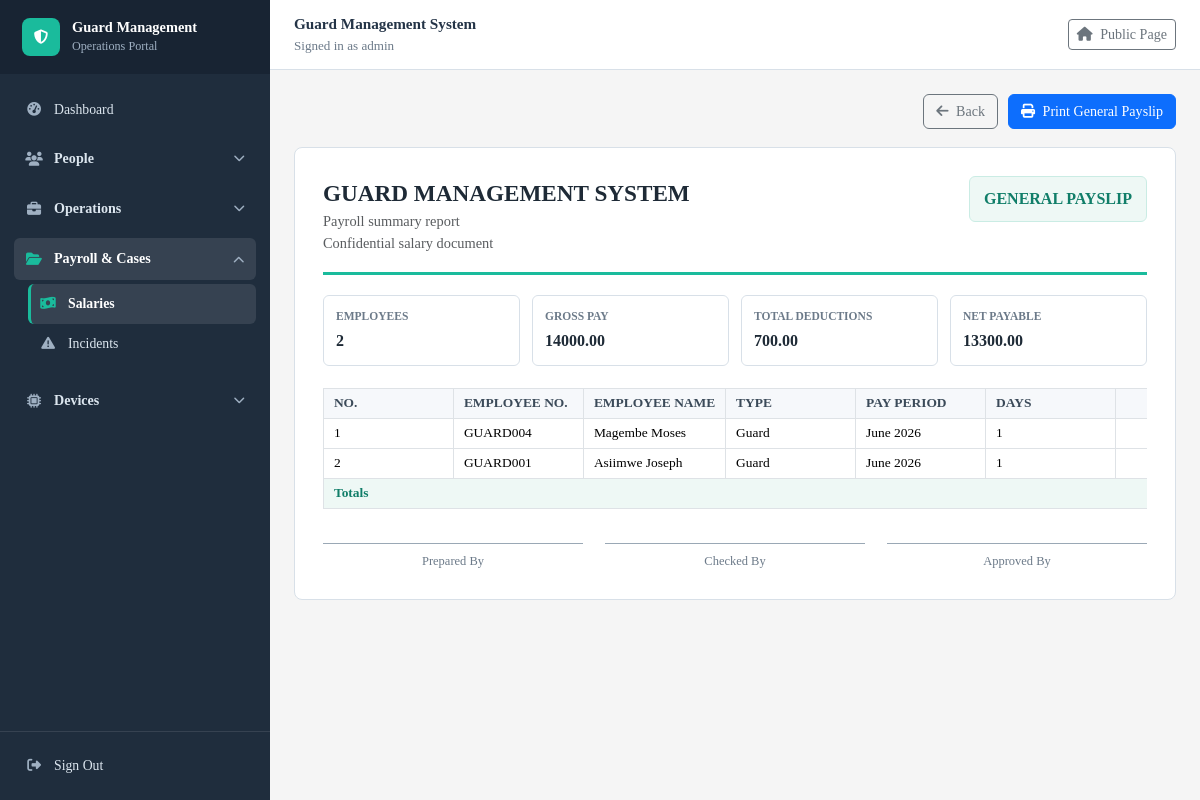
Page /salaries/payslips/ (signed in) on the earlier database version.
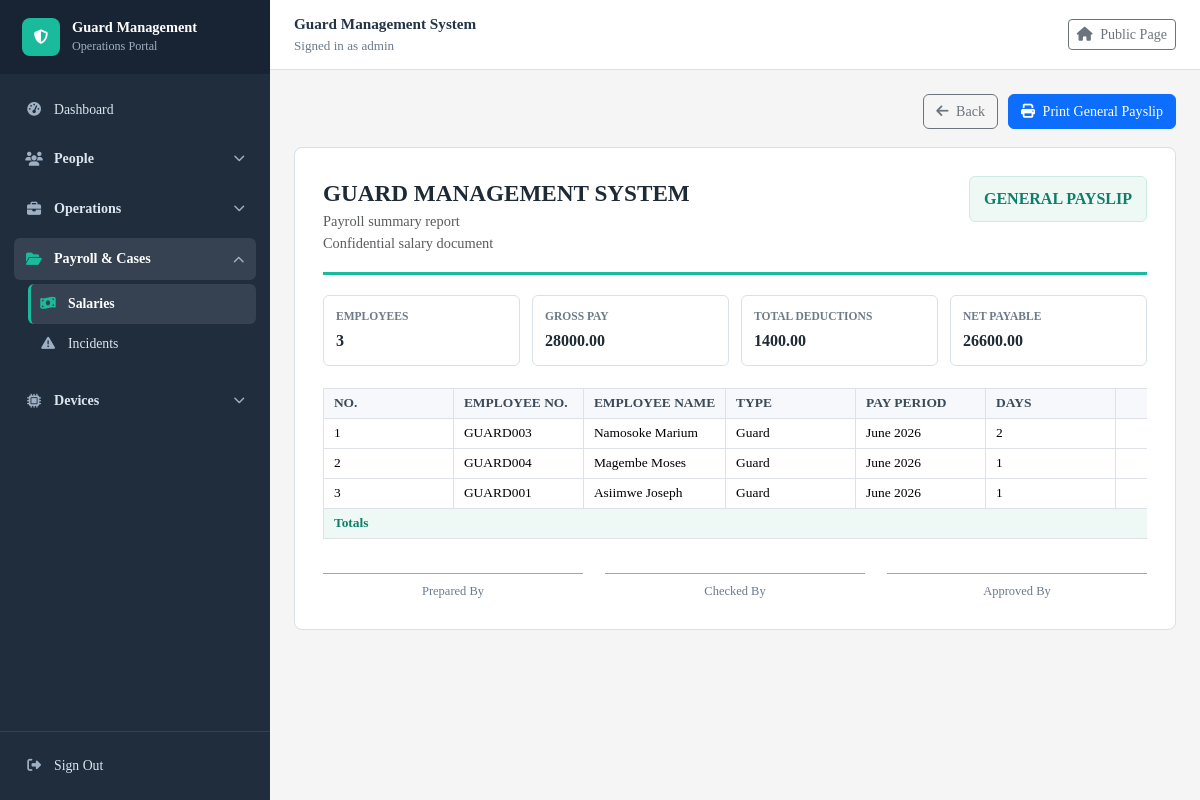
Same page on the later database version.
### guardmanagementsystem/models.py (models this page shows, shortened)
class Guard(models.Model):
    STATUS_CHOICES = [
        ('Active', 'Active'),
        ('Inactive', 'Inactive'),
        ('Suspended', 'Suspended'),
        ('Terminated', 'Terminated'),
        ('Dismissed', 'Dismissed'),
        ('Resigned', 'Resigned'),
    ]
    guard_id = models.AutoField(primary_key=True)
    user = models.OneToOneField(settings.AUTH_USER_MODEL, on_delete=models.SET_NULL, null=True, blank=True, related_name='guard_profile')
    rfid_card = models.OneToOneField(RFIDCard, on_delete=models.SET_NULL, null=True, blank=True, related_name='guard')
    guard_number = models.CharField(max_length=20, unique=True, null=True, blank=True, editable=False)
    full_name = models.CharField(max_length=100)
    date_of_birth = models.DateField()
    phone = models.CharField(max_length=20)
    email = models.EmailField(unique=True)
    address = models.TextField()
    date_of_joining = models.DateField(auto_now= True)
    status = models.CharField(max_length=20, choices=STATUS_CHOICES, default='Active')
    daily_rate = models.DecimalField(max_digits=12, decimal_places=2, default=7000)
    def __str__(self):
        return self.full_name

### guardmanagementsystem/views.py (the view)
# urls.py: path("salaries/payslips/", views.salary_payslip_general, name="salary_payslip_general"),
@login_required
def salary_payslip_general(request):
    salaries = build_recent_attendance_salary_rows()
    payroll_rows = [
        {
            "salary": salary,
            "payroll": build_salary_payroll_context(salary),
        }
        for salary in salaries
    ]
    totals = {
        "basic_pay": money(sum(row["salary"].basic_pay for row in payroll_rows)),
        "allowances": money(sum(row["salary"].allowances for row in payroll_rows)),
        "paye": money(sum(row["payroll"]["paye"] for row in payroll_rows)),
        "nssf_employee": money(sum(row["payroll"]["nssf_employee"] for row in payroll_rows)),
        "lst_deduction": money(sum(row["payroll"]["lst_deduction"] for row in payroll_rows)),
        "manual_deductions": money(sum(row["payroll"]["manual_deductions"] for row in payroll_rows)),
        "total_deductions": money(sum(row["payroll"]["total_deductions"] for row in payroll_rows)),
        "net_payable": money(sum(row["payroll"]["net_payable"] for row in payroll_rows)),
    }
    totals["gross_pay"] = money(totals["basic_pay"] + totals["allowances"])
    return render(request, "guardmanagementsystem/payslip_general.html", {
        "salaries": salaries,
        "payroll_rows": payroll_rows,
        "totals": totals,
        "title": "General Payslip",
    })

### guardmanagementsystem/context_processors.py (called while the page is built)
def role_access(request):
    user = getattr(request, "user", None)
    if not user:
        return {}
    return {
        "nav_permissions": nav_permissions(user),
        "user_roles": sorted(user_role_names(user)),
    }

### guardmanagementsystem/role_access.py (called while the page is built)
def user_role_names(user):
    if not user.is_authenticated:
        return set()
    if user.is_superuser:
        return {"Admin"}
    return set(user.groups.values_list("name", flat=True))

def user_is_admin(user):
    return user.is_authenticated and (
        user.is_superuser or user.groups.filter(name="Admin").exists()
    )

def user_can_access(user, url_name):
    if not url_name or url_name in PUBLIC_URL_NAMES:
        return True
    if not user.is_authenticated:
        return True
    if user_is_admin(user):
        return True
    roles = user_role_names(user)
    if any(url_name in ROLE_URLS.get(role, set()) for role in roles):
        return True
    return False

def nav_permissions(user):
    roles = user_role_names(user)
    if user_is_admin(user):
        roles = {"Admin"}
    return {
        permission: bool(roles & allowed_roles)
        for permission, allowed_roles in ROLE_PERMISSIONS.items()
    }

### guardmanagementsystem/templates/guardmanagementsystem/payslip_general.html (shortened to what this page needs)
{% extends "guardmanagementsystem/base.html" %}
{% block content %}
<div class="payslip-actions">
    <a href="{% url 'salary_list' %}" class="btn btn-outline-secondary">
        <i class="fa fa-arrow-left me-1"></i> Back
    </a>
    <button type="button" class="btn btn-primary" onclick="window.print()">
        <i class="fa fa-print me-1"></i> Print General Payslip
    </button>
</div>
<div class="payroll-report">
    <div class="report-header">
        <div>
            <p class="company-name">Guard Management System</p>
            <div class="text-muted">Payroll summary report</div>
            <div class="text-muted">Confidential salary document</div>
        </div>
        <div class="report-title">General Payslip</div>
    </div>
    <div class="summary-grid">
        <div class="summary-box">
            <span class="summary-label">Employees</span>
            <span class="summary-value">{{ salaries|length }}</span>
        </div>
        <div class="summary-box">
            <span class="summary-label">Gross Pay</span>
            <span class="summary-value">{{ totals.gross_pay|default:"0.00" }}</span>
        </div>
        <div class="summary-box">
            <span class="summary-label">Total Deductions</span>
            <span class="summary-value">{{ totals.total_deductions|default:"0.00" }}</span>
        </div>
        <div class="summary-box">
            <span class="summary-label">Net Payable</span>
            <span class="summary-value">{{ totals.net_payable|default:"0.00" }}</span>
        </div>
    </div>
    <div class="table-responsive">
        <table class="table table-bordered align-middle payroll-table mb-0">
            <thead>
                <tr>
                    <th>No.</th>
                    <th>Employee No.</th>
                    <th>Employee Name</th>
                    <th>Type</th>
                    <th>Pay Period</th>
                    <th>Days</th>
                    <th class="amount">Daily Rate</th>
                </tr>
            </thead>
            <tbody>
                {% for row in payroll_rows %}
                    {% with salary=row.salary payroll=row.payroll %}
                    <tr>
                        <td>{{ forloop.counter }}</td>
                        <td>{{ salary.employee_number }}</td>
                        <td>{{ salary.employee }}</td>
                        <td>{{ salary.employee_type }}</td>
                        <td>{{ salary.month }} {{ salary.year }}</td>
                        <td>{{ salary.attendance_days }}</td>
                        <td class="amount">{{ salary.daily_rate }}</td>
                    </tr>
                    {% endwith %}
                {% empty %}
                    <tr>
                        <td colspan="14" class="text-center text-muted py-4">No salary records found.</td>
                    </tr>
                {% endfor %}
            </tbody>
            <tfoot>
                <tr class="totals-row">
                    <th colspan="7">Totals</th>
                </tr>
            </tfoot>
        </table>
    </div>
    <div class="signature-grid">
        <div class="signature-line">Prepared By</div>
        <div class="signature-line">Checked By</div>
        <div class="signature-line">Approved By</div>
    </div>
</div>
{% endblock %}

Differences in the rows shown:
now on this page (row edited): Guard: employee_number "GUARD003", employee "Namosoke Marium"
Other differences:
{{ salaries|length }}: "2" → "3"
{{ totals.gross_pay|default:"0.00" }}: "14000.00" → "28000.00"
{{ totals.total_deductions|default:"0.00" }}: "700.00" → "1400.00"
{{ totals.net_payable|default:"0.00" }}: "13300.00" → "26600.00"
new list line: "1 Guard June 2026 2"
